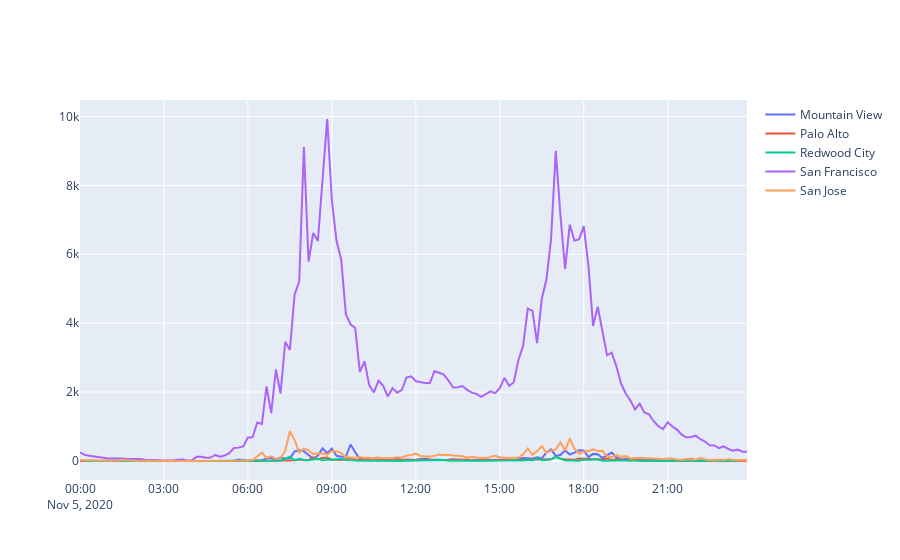

The cell this chart's notebook holds for it:
### Code cell
vis_trip_density(trip, all_cities=False, resample=10)

### Figure 1 — Plotly figure (JSON) as saved in the notebook; plotly's stock layout.template omitted (floating-point values rounded to 4 significant figures; data arrays with more than 128 entries replaced by an {"elided": "..."} marker saying what was removed)
{"data": [{"name": "Mountain View", "type": "scatter", "x": {"elided": "144 str values"}, "y": {"elided": "144 int values"}}, {"name": "Palo Alto", "type": "scatter", "x": {"elided": "144 str values"}, "y": {"elided": "144 int values"}}, {"name": "Redwood City", "type": "scatter", "x": {"elided": "141 str values"}, "y": {"elided": "141 int values"}}, {"name": "San Francisco", "type": "scatter", "x": {"elided": "144 str values"}, "y": {"elided": "144 int values"}}, {"name": "San Jose", "type": "scatter", "x": {"elided": "144 str values"}, "y": {"elided": "144 int values"}}], "layout": {}}
